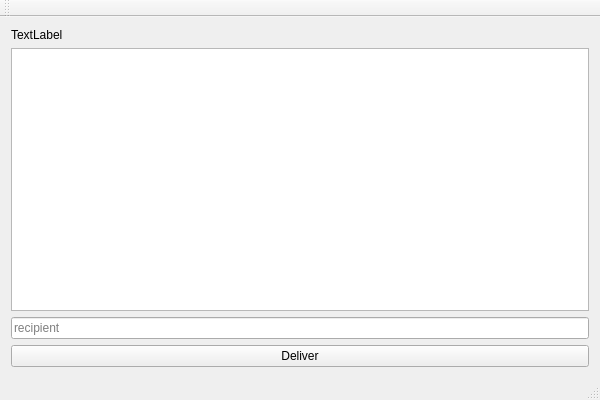
<?xml version="1.0" encoding="UTF-8"?>
<ui version="4.0">
 <class>AgentWindowClass</class>
 <widget class="QMainWindow" name="AgentWindowClass">
  <property name="geometry">
   <rect>
    <x>0</x>
    <y>0</y>
    <width>600</width>
    <height>400</height>
   </rect>
  </property>
  <property name="windowTitle">
   <string>AgentWindow</string>
  </property>
  <widget class="QWidget" name="centralWidget">
   <layout class="QVBoxLayout" name="verticalLayout">
    <item>
     <widget class="QLabel" name="label">
      <property name="text">
       <string>TextLabel</string>
      </property>
     </widget>
    </item>
    <item>
     <widget class="QTableView" name="tableView"/>
    </item>
    <item>
     <widget class="QLineEdit" name="recipientInput">
      <property name="placeholderText">
       <string>recipient</string>
      </property>
     </widget>
    </item>
    <item>
     <widget class="QPushButton" name="deliverBtn">
      <property name="text">
       <string>Deliver</string>
      </property>
     </widget>
    </item>
   </layout>
  </widget>
  <widget class="QMenuBar" name="menuBar">
   <property name="geometry">
    <rect>
     <x>0</x>
     <y>0</y>
     <width>600</width>
     <height>21</height>
    </rect>
   </property>
  </widget>
  <widget class="QToolBar" name="mainToolBar">
   <attribute name="toolBarArea">
    <enum>TopToolBarArea</enum>
   </attribute>
   <attribute name="toolBarBreak">
    <bool>false</bool>
   </attribute>
  </widget>
  <widget class="QStatusBar" name="statusBar"/>
 </widget>
 <layoutdefault spacing="6" margin="11"/>
 <resources/>
 <connections/>
</ui>
